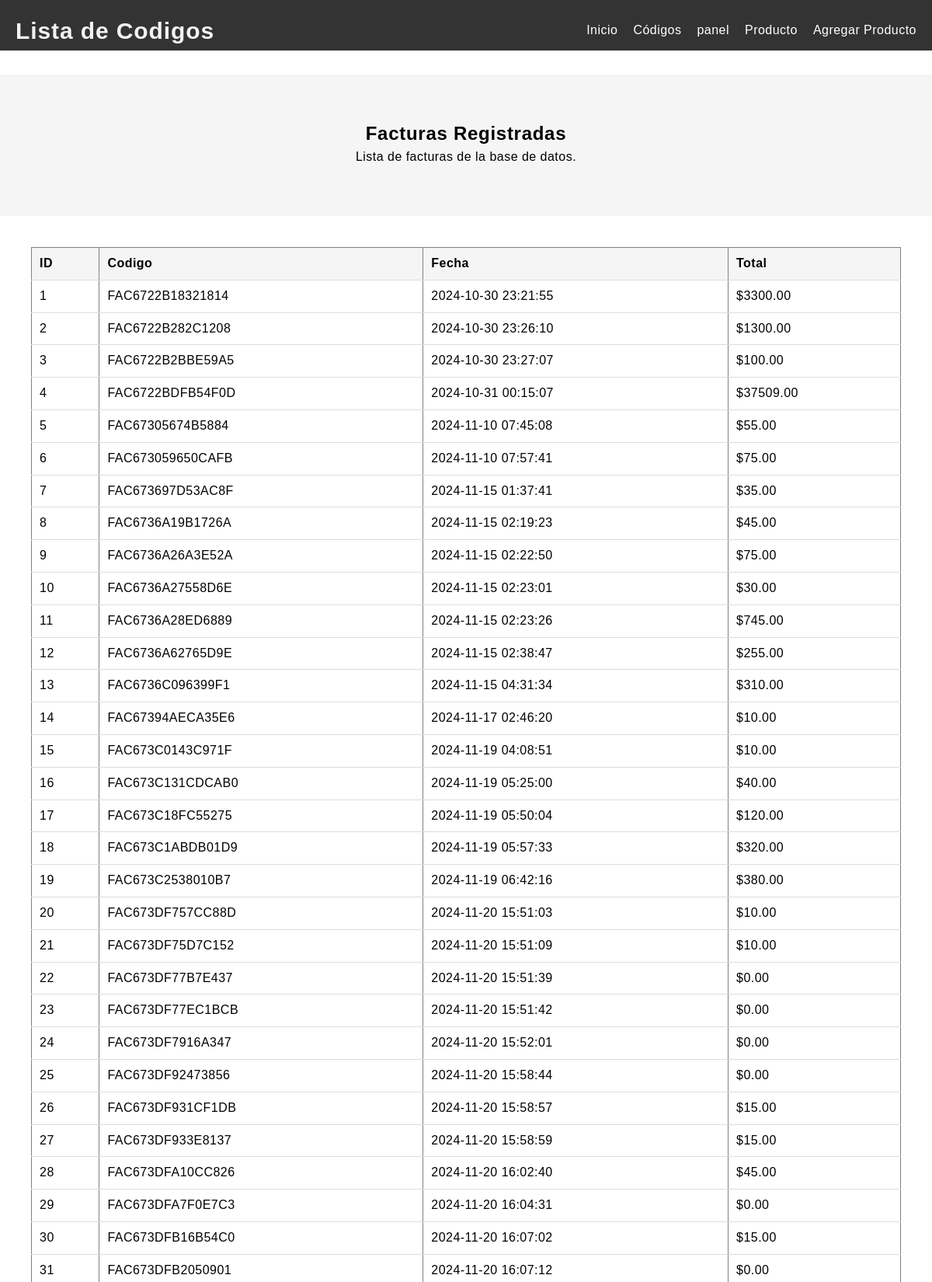
Page /USADMIN/pag_codigo.php (signed in, upper part) on the committed database.
### tables this page shows
CREATE TABLE `facturas` (
  `id` int(11) NOT NULL,
  `codigo` varchar(50) NOT NULL,
  `total` decimal(10,2) NOT NULL,
  `fecha` datetime NOT NULL,
  `usuario` varchar(100) NOT NULL,
  `producto_id` int(11) DEFAULT 1,
  `estado` varchar(50) DEFAULT 'Pendiente',
  `imagen_comprobante` varchar(255) DEFAULT NULL,
  `precio_a_pagar` decimal(10,2) DEFAULT NULL
);

### USADMIN/pag_codigo.php (the view, shortened to what this page needs)
<?php
$servername = "localhost";
$username = "root";
$password = "";
$dbname = "nombre_de_la_base_de_datos";
$conn = new mysqli($servername, $username, $password, $dbname);
$sql = "SELECT * FROM facturas";
$result = $conn->query($sql);
?>
<!DOCTYPE html>
<html lang="es">
<head>
  <link rel="stylesheet" href="../assets/css/style.css">
</head>
<body>
<header>
    <nav>
    <div class="logo">Lista de Codigos</div>
      <ul>
      <li><a href="pag_admin.php">Inicio</a></li>
        <li><a href="pag_codigo.php">Códigos</a></li>
        <li><a href="../../UNION/factura1.php">panel</a></li>
        <li><a href="pag_producto.php">Producto</a></li>
        <li><a href="../../UNION/aggproductoX.html">Agregar Producto</a></li>
      </ul>
    </nav>
  </header>
  <main>
    <section class="hero-section">
      <div class="hero-content">
        <h1>Facturas Registradas</h1>
        <p>Lista de facturas de la base de datos.</p>
      </div>
    </section>
    <section class="product-section">
      <div class="product-container">
        <?php
        if ($result->num_rows > 0) {
            echo "<table border='1'>
                    <tr>
                        <th>ID</th>
                        <th>Codigo</th>
                        <th>Fecha</th>
                        <th>Total</th>
                    </tr>";
            while ($fila = $result->fetch_assoc()) {
                echo "<tr>
                        <td>" . htmlspecialchars($fila["id"]) . "</td>
                        <td>" . htmlspecialchars($fila["codigo"]) . "</td>
                        <td>" . htmlspecialchars($fila["fecha"]) . "</td>
                        <td>$" . htmlspecialchars($fila["total"]) . "</td>
                      </tr>";
            }
            echo "</table>";
        } else {
            echo "No hay facturas disponibles.";
        }
        ?>
      </div>
    </section>
  </main>
</body>
</html>

### assets/css/style.css (style rules this page uses)
* { margin: 0; padding: 0; box-sizing: border-box; font-family: sans-serif; letter-spacing: 0.03em; line-height: 1.3; }
p { padding: 5px; }
header { background:#000000; color:#f2f2f2; padding: 1rem 0; position: fixed; left: 0; top:0; right: 0; height: 65px; }
header a { color: #cccccc; text-decoration: none; }
.logo { color: #f2f2f2; font-size: 30px; font-weight: 700; }
main { padding-top: 6rem; }

### USADMIN/pag_codigo.php (style rules this page uses)
body { font-family: Arial, sans-serif; margin: 0; padding: 0; }
header { background-color: #333; color: #fff; padding: 20px; }
nav { display: flex; justify-content: space-between; align-items: center; }
nav ul { list-style-type: none; margin: 0; padding: 0; display: flex; }
nav ul li { margin-left: 20px; }
nav ul li a { color: #fff; text-decoration: none; }
.hero-section { background-color: #f5f5f5; padding: 60px 20px; text-align: center; }
.hero-content { max-width: 800px; margin: 0 auto; }
.product-section { padding: 40px; }
table { width: 100%; border-collapse: collapse; }
th, td { padding: 10px; text-align: left; border-bottom: 1px solid #ddd; }
th { background-color: #f5f5f5; }

### rows in the picture
facturas: id "1", codigo "FAC6722B18321814", fecha "2024-10-30 23:21:55", total "3300.00"
facturas: id "2", codigo "FAC6722B282C1208", fecha "2024-10-30 23:26:10", total "1300.00"
facturas: id "3", codigo "FAC6722B2BBE59A5", fecha "2024-10-30 23:27:07", total "100.00"
facturas: id "4", codigo "FAC6722BDFB54F0D", fecha "2024-10-31 00:15:07", total "37509.00"
facturas: id "5", codigo "FAC67305674B5884", fecha "2024-11-10 07:45:08", total "55.00"
facturas: id "6", codigo "FAC673059650CAFB", fecha "2024-11-10 07:57:41", total "75.00"
facturas: id "7", codigo "FAC673697D53AC8F", fecha "2024-11-15 01:37:41", total "35.00"
facturas: id "8", codigo "FAC6736A19B1726A", fecha "2024-11-15 02:19:23", total "45.00"
facturas: id "9", codigo "FAC6736A26A3E52A", fecha "2024-11-15 02:22:50", total "75.00"
facturas: id "10", codigo "FAC6736A27558D6E", fecha "2024-11-15 02:23:01", total "30.00"
facturas: id "11", codigo "FAC6736A28ED6889", fecha "2024-11-15 02:23:26", total "745.00"
facturas: id "12", codigo "FAC6736A62765D9E", fecha "2024-11-15 02:38:47", total "255.00"
facturas: id "13", codigo "FAC6736C096399F1", fecha "2024-11-15 04:31:34", total "310.00"
facturas: id "14", codigo "FAC67394AECA35E6", fecha "2024-11-17 02:46:20", total "10.00"
facturas: id "15", codigo "FAC673C0143C971F", fecha "2024-11-19 04:08:51", total "10.00"
facturas: id "16", codigo "FAC673C131CDCAB0", fecha "2024-11-19 05:25:00", total "40.00"
facturas: id "17", codigo "FAC673C18FC55275", fecha "2024-11-19 05:50:04", total "120.00"
facturas: id "18", codigo "FAC673C1ABDB01D9", fecha "2024-11-19 05:57:33", total "320.00"
facturas: id "19", codigo "FAC673C2538010B7", fecha "2024-11-19 06:42:16", total "380.00"
facturas: id "20", codigo "FAC673DF757CC88D", fecha "2024-11-20 15:51:03", total "10.00"
facturas: id "21", codigo "FAC673DF75D7C152", fecha "2024-11-20 15:51:09", total "10.00"
facturas: id "22", codigo "FAC673DF77B7E437", fecha "2024-11-20 15:51:39", total "0.00"
facturas: id "23", codigo "FAC673DF77EC1BCB", fecha "2024-11-20 15:51:42", total "0.00"
facturas: id "24", codigo "FAC673DF7916A347", fecha "2024-11-20 15:52:01", total "0.00"
facturas: id "25", codigo "FAC673DF92473856", fecha "2024-11-20 15:58:44", total "0.00"
facturas: id "26", codigo "FAC673DF931CF1DB", fecha "2024-11-20 15:58:57", total "15.00"
facturas: id "27", codigo "FAC673DF933E8137", fecha "2024-11-20 15:58:59", total "15.00"
facturas: id "28", codigo "FAC673DFA10CC826", fecha "2024-11-20 16:02:40", total "45.00"
facturas: id "29", codigo "FAC673DFA7F0E7C3", fecha "2024-11-20 16:04:31", total "0.00"
facturas: id "30", codigo "FAC673DFB16B54C0", fecha "2024-11-20 16:07:02", total "15.00"
facturas: id "31", codigo "FAC673DFB2050901", fecha "2024-11-20 16:07:12", total "0.00"
